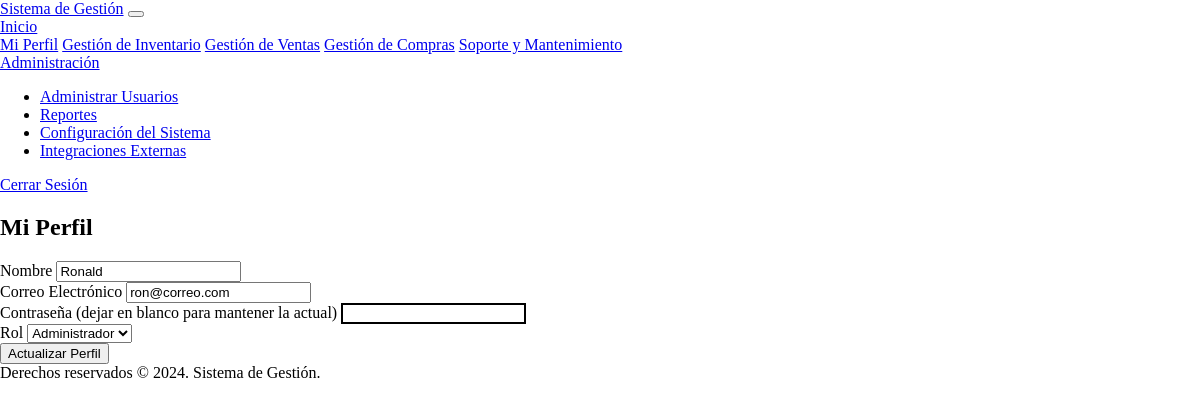
The app's page /perfil.php (signed in) with its own data.
### tables this page shows
CREATE TABLE Usuarios (
    id_usuario INT AUTO_INCREMENT PRIMARY KEY,
    nombre VARCHAR(100),
    correo_electronico VARCHAR(100) UNIQUE,
    contrasena VARCHAR(255),
    rol ENUM('Administrador', 'Usuario', 'Empleado'),
    estado ENUM('Activo', 'Inactivo'),
    fecha_creacion DATETIME
);

### perfil.php (the view, shortened to what this page needs)
<?php
include('header.php');
require_once 'config.php';
$user_id = $_SESSION['user_id'];
$sql = "SELECT id_usuario, correo_electronico, nombre, rol, contrasena FROM Usuarios WHERE id_usuario = $user_id";
$result = $conn->query($sql);
$user = $result->fetch_assoc();
?>
<div class="container mt-5">
    <h2>Mi Perfil</h2>
    <form action="perfil.php" method="post">
        <div class="form-group">
            <label for="nombre">Nombre</label>
            <input type="text" class="form-control" id="nombre" name="nombre" value="<?php echo $user['nombre']; ?>" required>
        </div>
        <div class="form-group">
            <label for="correo">Correo Electrónico</label>
            <input type="email" class="form-control" id="correo" name="correo" value="<?php echo $user['correo_electronico']; ?>" required>
        </div>
        <div class="form-group">
            <label for="password">Contraseña (dejar en blanco para mantener la actual)</label>
            <input type="password" class="form-control" id="password" name="password">
        </div>
        <?php if ($user['rol'] == 'Administrador'): ?>
            <div class="form-group">
                <label for="rol">Rol</label>
                <select class="form-control" id="rol" name="rol">
                    <option value="Administrador" <?php echo $user['rol'] == 'Administrador' ? 'selected' : ''; ?>>Administrador</option>
                </select>
            </div>
        <?php endif; ?>
        <button type="submit" class="btn btn-primary">Actualizar Perfil</button>
    </form>
</div>
<?php
include('footer.php');
?>

### index.css (style rules this page uses)
html, body { height: 100%; margin: 0; display: flex; flex-direction: column; }
#password { border: 2px solid currentColor; }

### records on screen
usuarios: nombre "Ronald", correo "ron@correo.com", rol "Administrador"
